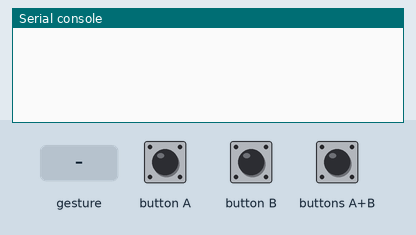
A program run on a simulated BBC micro:bit (MakeCode). On the bench: the last lines printed to the serial console. The inputs (shaded band) are chosen by the test bench. No radio messages arrive unless stated (any console line starting 'radio sent:' is added by the test bench); a tilt is held for 1.5 s and a shake lasts 1 s, then the board lies face up again.

Above: at 1.2 s.
1.3 s: button A pressed for 0.15 s
At 2.2 s:
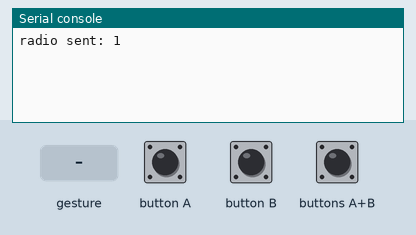
2.9 s: button B pressed for 0.15 s
At 3.4 s:
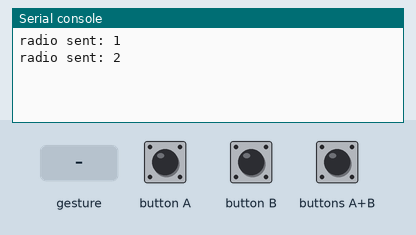
4.5 s: buttons A+B pressed for 0.15 s
At 5.8 s:
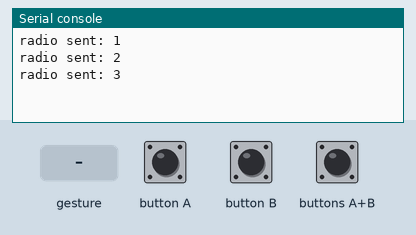
6.1 s: gesture 'shake'
At 7.7 s:
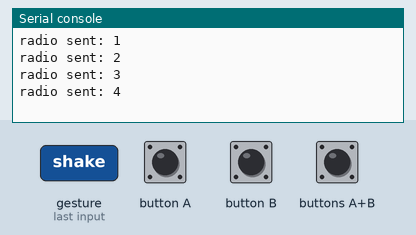
Timing chart, 0 to 8.6 s (numbered marks = the images above; inputs shaded):
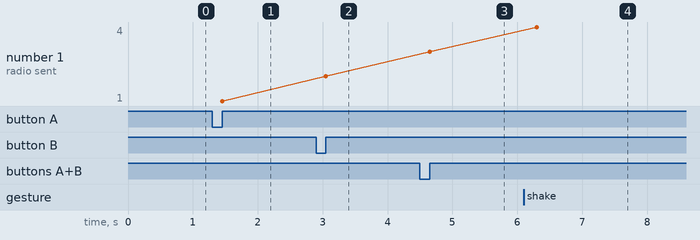

Measured:
- after the input at 1.3 s, the serial console: prints a new line after 0.15 s (image 1)
- after the input at 2.9 s, the serial console: prints a new line after 0.15 s (image 2)
- after the input at 4.5 s, the serial console: prints a new line after 0.15 s (image 3)
- after the input at 6.1 s, the serial console: prints a new line after 0.20 s (image 4)
- plotted number 1: 1 → 2 after the input at 2.9 s, 2 → 3 after the input at 4.5 s, 3 → 4 after the input at 6.1 s

The program:

main.ts
```typescript
function tras () {

}
function esquerda () {

}
input.onButtonPressed(Button.A, function () {
    radio.sendNumber(1)
})
input.onGesture(Gesture.Shake, function () {
    radio.sendNumber(4)
})
function direita () {

}
input.onButtonPressed(Button.AB, function () {
    radio.sendNumber(3)
})
input.onButtonPressed(Button.B, function () {
    radio.sendNumber(2)
})
function frente () {

}
radio.setGroup(0)
```

test.ts
```typescript
// testes vão aqui; isto não será compilado quando este pacote for usado como uma extensão.
```
